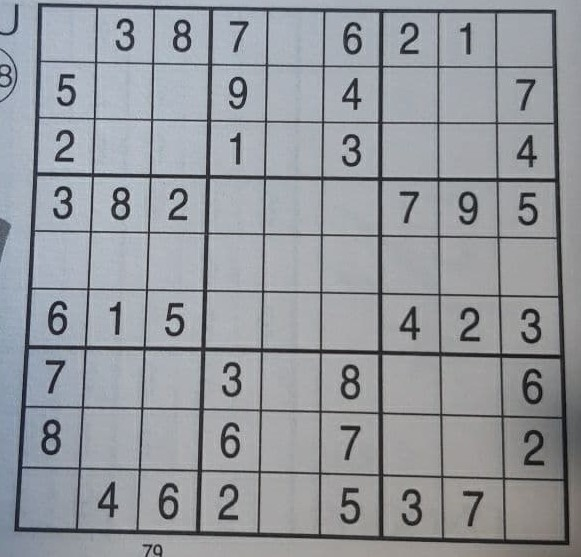
#> input picture Bilder/sodoku1.jpg, 581 x 557 px, found by its file name
$ jupyter execute sodoku_main.ipynb
#> lines starting #> are read from the running program, lines starting #| are printed output that depends on the picture; after the words box and inside, x2 and y2 are one past the last pixel; in counts of white or black regions, pixels touching at a corner belong together
[cell 1]
# Includes + Setup

import numpy as np
import cv2
from matplotlib import pyplot as plt

[cell 2]
def plot(bild):
    cv2.imshow('debugging',bild)
    cv2.waitKey(0)
    cv2.destroyAllWindows()

[cell 3]
#Bild einlesen und ausgeben lassen

Bild_orig = cv2.imread('Bilder\sodoku1.jpg',-1)
#> Bild_orig is the input picture: shape (557, 581, 3); mean B, G, R 157.4, 152.2, 148.7
Bild_Grau = cv2.imread('Bilder\sodoku1.jpg',0)
(tresh, Bild_bin) = cv2.threshold(Bild_Grau, 100, 200, cv2.THRESH_BINARY)
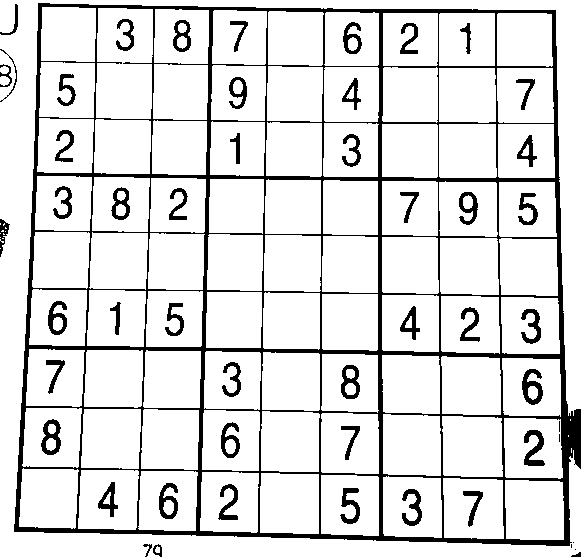
#> Bild_bin: shape (557, 581); values 0 (black) and 200 (white), 87.6% white; 53 black regions (5 under 20 px), largest, box (x1, y1, x2, y2) and area: (14, 3, 581, 546) 28785, (522, 369, 543, 405) 404, (524, 430, 545, 466) 393
# [7 lines of commented-out code are left out]

hoehe, breite = Bild_Grau.shape[:2]

[cell 4]
Bild_neu = cv2.erode(Bild_bin, cv2.getStructuringElement(cv2.MORPH_RECT, (3,3), (1,1)))
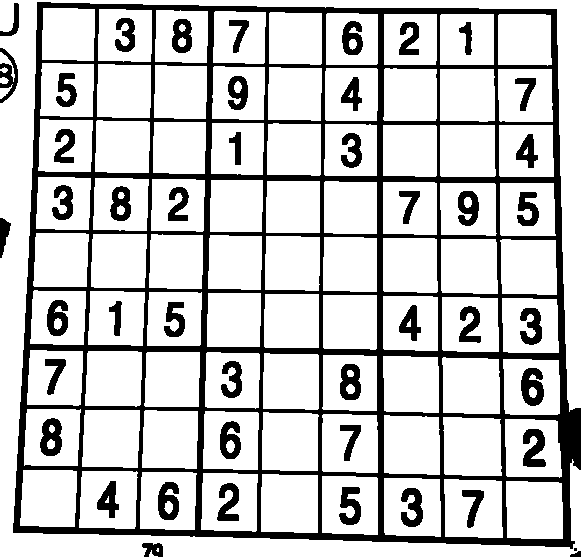
#> Bild_neu: shape (557, 581); values 0 (black) and 200 (white), 78.9% white; 47 black regions (1 under 20 px), largest, box (x1, y1, x2, y2) and area: (13, 2, 581, 549) 49443, (521, 368, 544, 406) 610, (523, 429, 546, 467) 587
plot(Bild_neu)
Bild_neu = cv2.erode(Bild_neu, cv2.getStructuringElement(cv2.MORPH_RECT, (3,3), (1,1)))
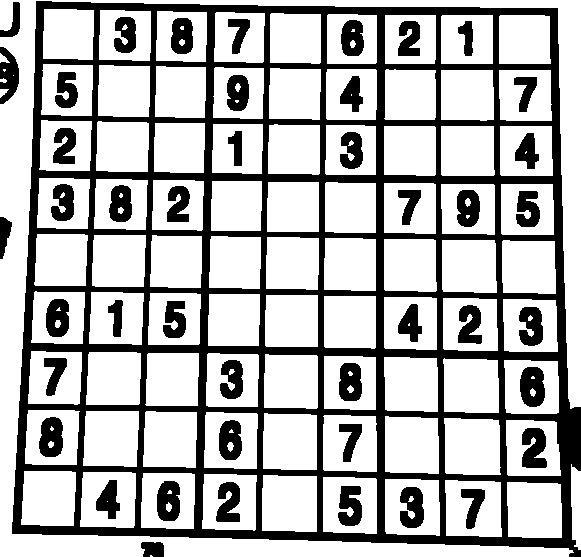
#> Bild_neu: shape (557, 581); values 0 (black) and 200 (white), 70.6% white; 45 black regions, largest, box (x1, y1, x2, y2) and area: (12, 1, 581, 557) 69293, (520, 367, 545, 407) 804, (522, 428, 547, 468) 785
plot(Bild_neu)
Bild_neu = cv2.dilate(Bild_neu, cv2.getStructuringElement(cv2.MORPH_RECT, (3,3), (1,1)))
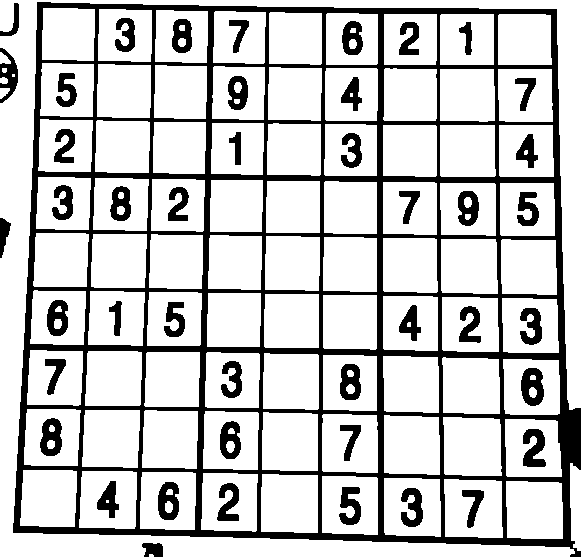
#> Bild_neu: shape (557, 581); values 0 (black) and 200 (white), 78.8% white; 45 black regions, largest, box (x1, y1, x2, y2) and area: (13, 2, 581, 557) 49557, (521, 368, 544, 406) 622, (523, 429, 546, 467) 591
plot(Bild_neu)
Bild_neu = cv2.dilate(Bild_neu, cv2.getStructuringElement(cv2.MORPH_RECT, (3,3), (1,1)))
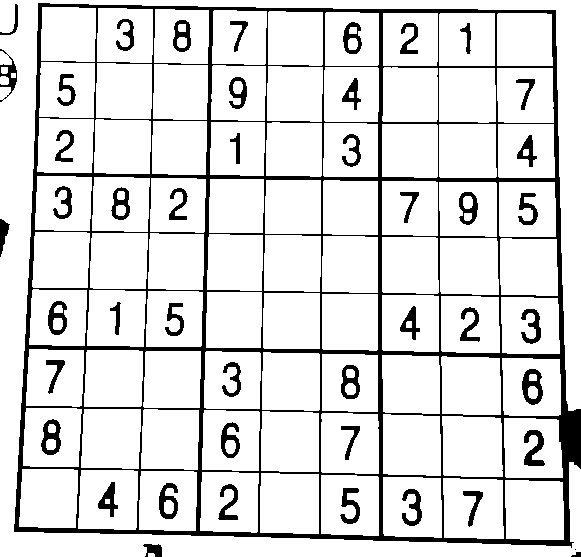
#> Bild_neu: shape (557, 581); values 0 (black) and 200 (white), 87.3% white; 47 black regions (1 under 20 px), largest, box (x1, y1, x2, y2) and area: (14, 3, 581, 548) 29139, (522, 369, 543, 405) 432, (524, 430, 545, 466) 405
plot(Bild_neu)

[cell 5]
plot(Bild_neu)

[cell 6]
# Canny Detektor

kanten_filter = cv2.Canny(Bild_neu, 90, 200)
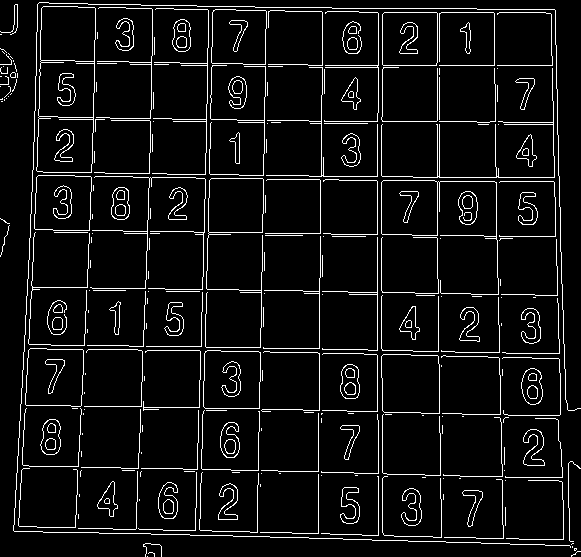
#> kanten_filter: shape (557, 581); 6.7% white in thin lines or dots
plot(kanten_filter)

[cell 7]
# # Hough Trafo
Bild = np.array(Bild_orig)
print(np.min(Bild), np.max(Bild))
#| 6 227
linien = cv2.HoughLinesP(kanten_filter,5,np.pi/180,180,minLineLength=0,maxLineGap=200)
#> linien = 87 rows, first 6: [24, 347, 564, 357], [200, 535, 203, 381], [138, 533, 157, 5], [23, 531, 41, 2], [14, 12, 555, 12], [15, 65, 556, 65]

for linie in linien:
    x1,y1,x2,y2 = linie[0]
    cv2.line(Bild,(x1,y1),(x2,y2),(0,255,0),)
#> this loop made 87 passes
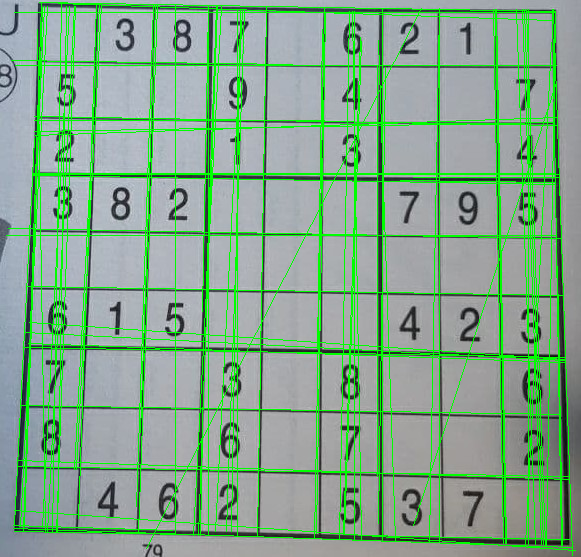
#> Bild: shape (557, 581, 3); 11.84% of pixels changed, all inside (x1, y1, x2, y2) = (6, 2, 576, 556)

plot(Bild)

$ run again, with Bilder/sodoku2.jpg copied over Bilder/sodoku1.jpg
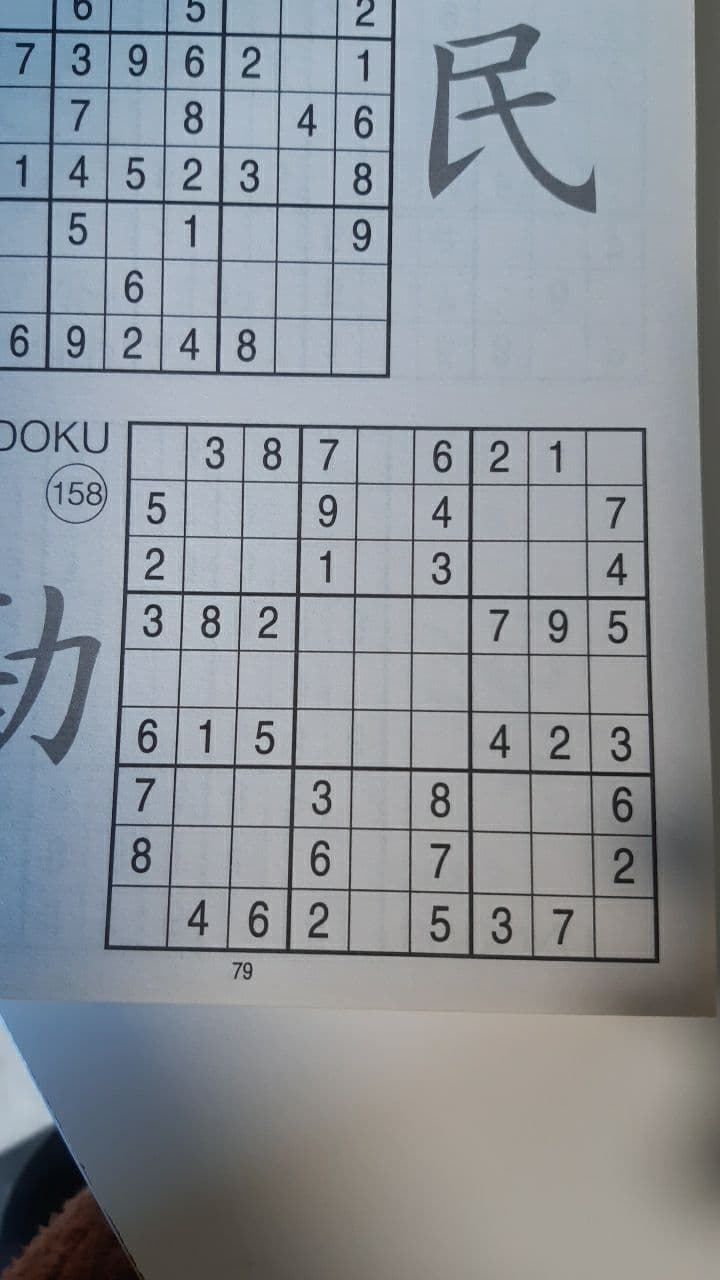
#> input picture Bilder/sodoku2.jpg, 720 x 1280 px, found by its file name
#> Bild_orig is the input picture: shape (1280, 720, 3); mean B, G, R 153.4, 146.8, 140.6
#> `(tresh, Bild_bin) = cv2.threshold(Bild_Grau, 100, 200, cv2.THRESH_BINA..`:
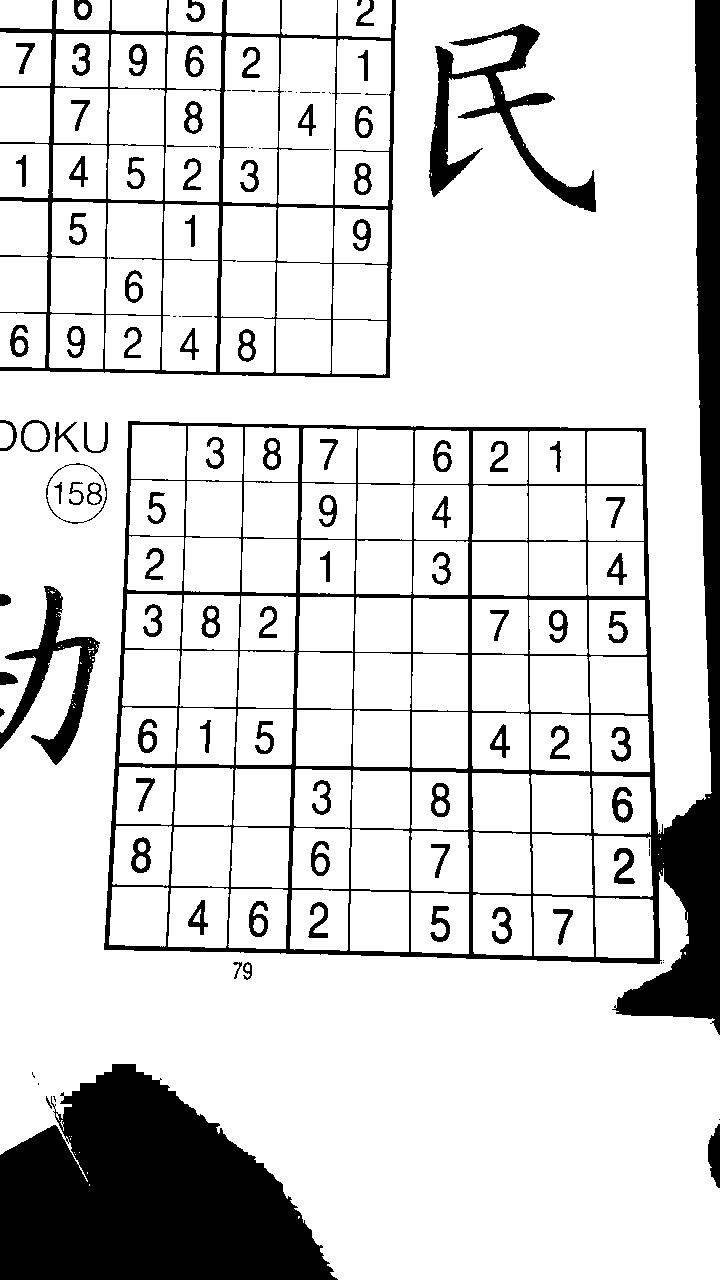
#> Bild_bin: shape (1280, 720); values 0 (black) and 200 (white), 83.8% white; 125 black regions (32 under 20 px), largest, box (x1, y1, x2, y2) and area: (104, 0, 720, 1035) 55227, (0, 1064, 338, 1280) 49315, (0, 0, 396, 378) 12829
#> kanten_filter: shape (1280, 720); 4.2% white in thin lines or dots
#| 0 239
#> linien = 195 rows, first 6: [347, 954, 363, 12], [164, 1084, 202, 3], [219, 1126, 257, 33], [441, 429, 699, 433], [471, 958, 471, 426], [39, 644, 706, 656]
#> the loop `for linie in linien:` made 195 passes
#> after the loop `for linie in linien:`:
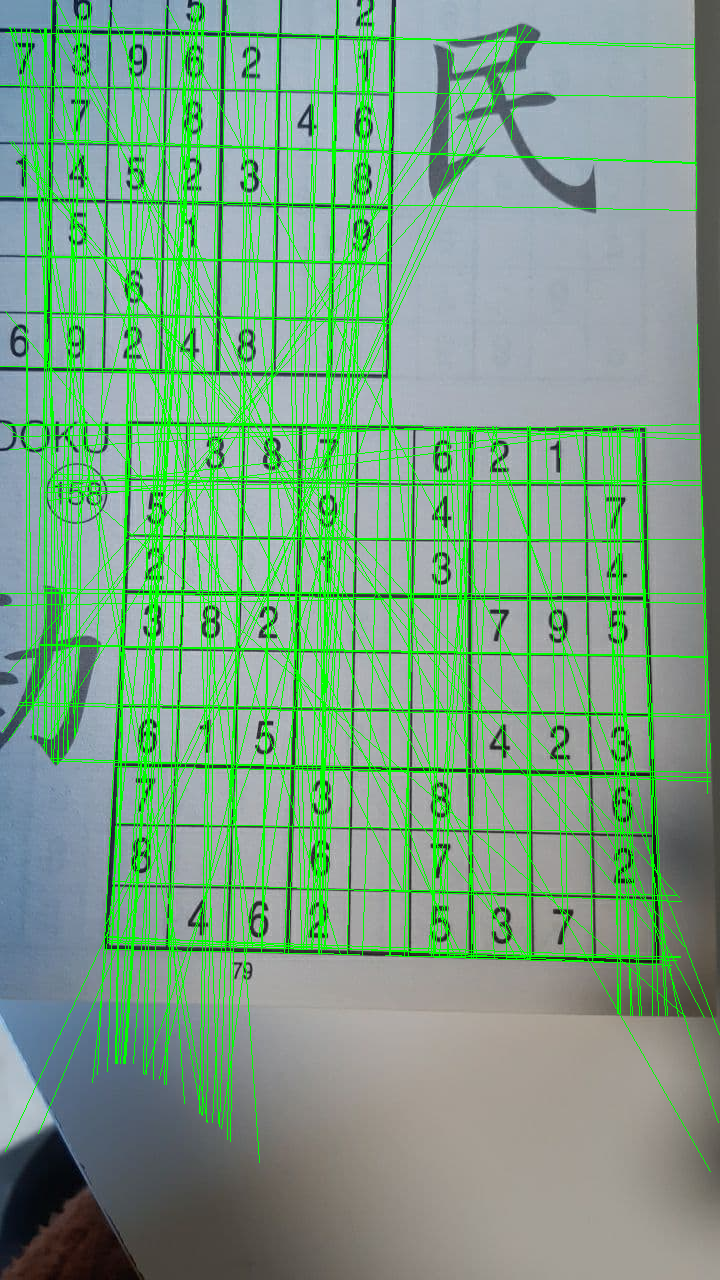
#> Bild: shape (1280, 720, 3); 12.81% of pixels changed, all inside (x1, y1, x2, y2) = (0, 0, 720, 1172)

$ run again, with Bilder/sodoku3.jpg copied over Bilder/sodoku1.jpg
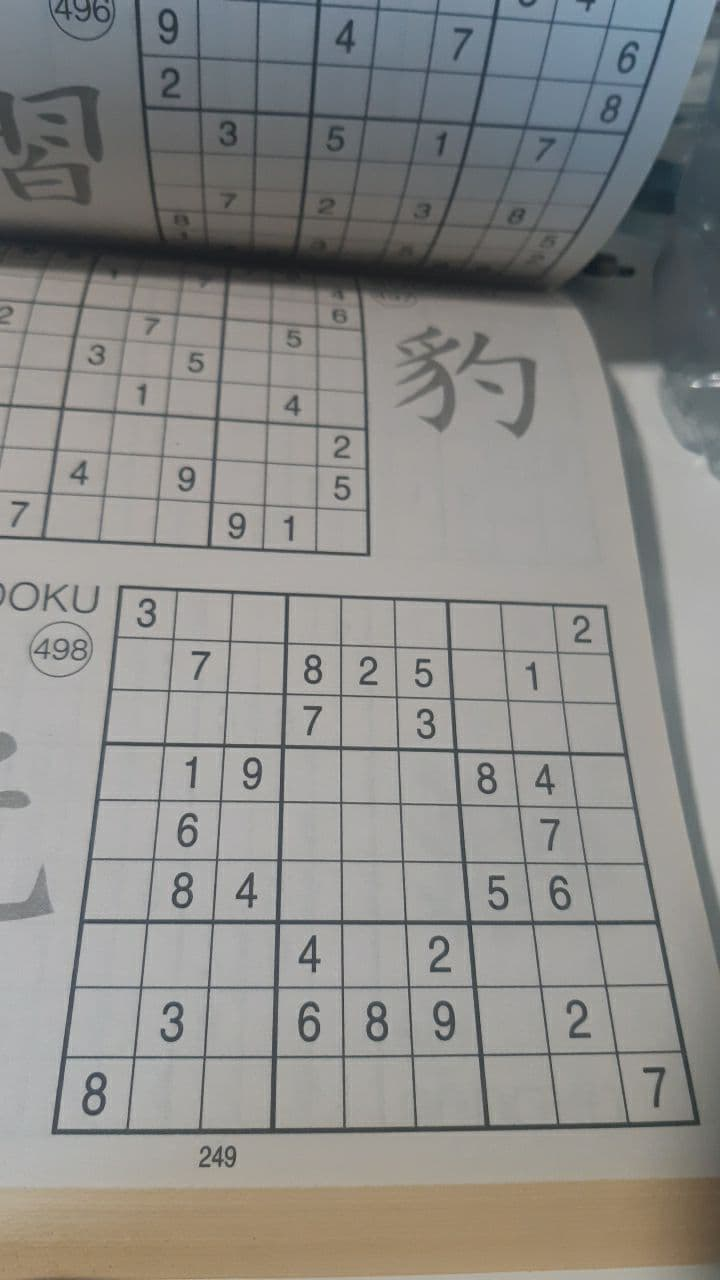
#> input picture Bilder/sodoku3.jpg, 720 x 1280 px, found by its file name
#> Bild_orig is the input picture: shape (1280, 720, 3); mean B, G, R 136.4, 139.3, 139.9
#> `(tresh, Bild_bin) = cv2.threshold(Bild_Grau, 100, 200, cv2.THRESH_BINA..`:
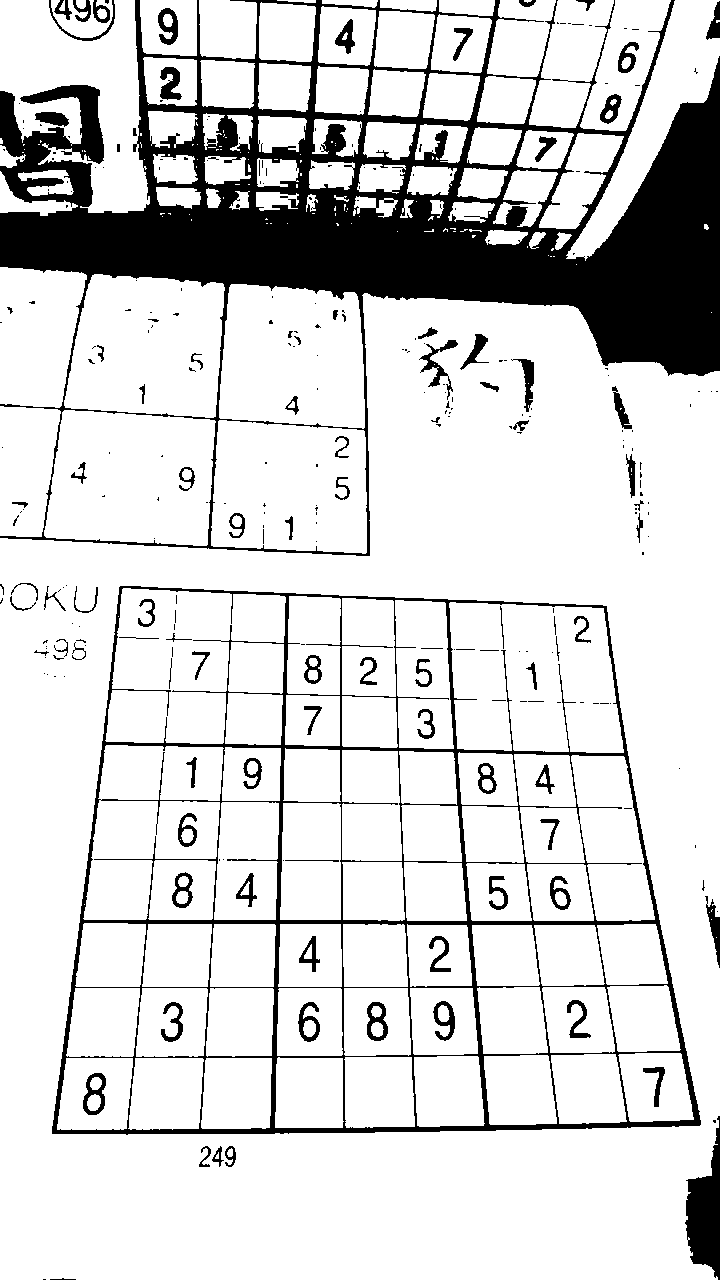
#> Bild_bin: shape (1280, 720); values 0 (black) and 200 (white), 83.7% white; 293 black regions (198 under 20 px), largest, box (x1, y1, x2, y2) and area: (0, 0, 720, 556) 104674, (52, 586, 701, 1135) 25269, (685, 1116, 720, 1280) 3209
#> kanten_filter: shape (1280, 720); 4.2% white in thin lines or dots
#| 12 215
#> linien = 217 rows, first 6: [197, 1133, 276, 3], [87, 860, 647, 860], [44, 1278, 177, 19], [166, 1133, 245, 1], [123, 1133, 242, 0], [464, 13, 621, 1127]
#> the loop `for linie in linien:` made 217 passes
#> after the loop `for linie in linien:`:
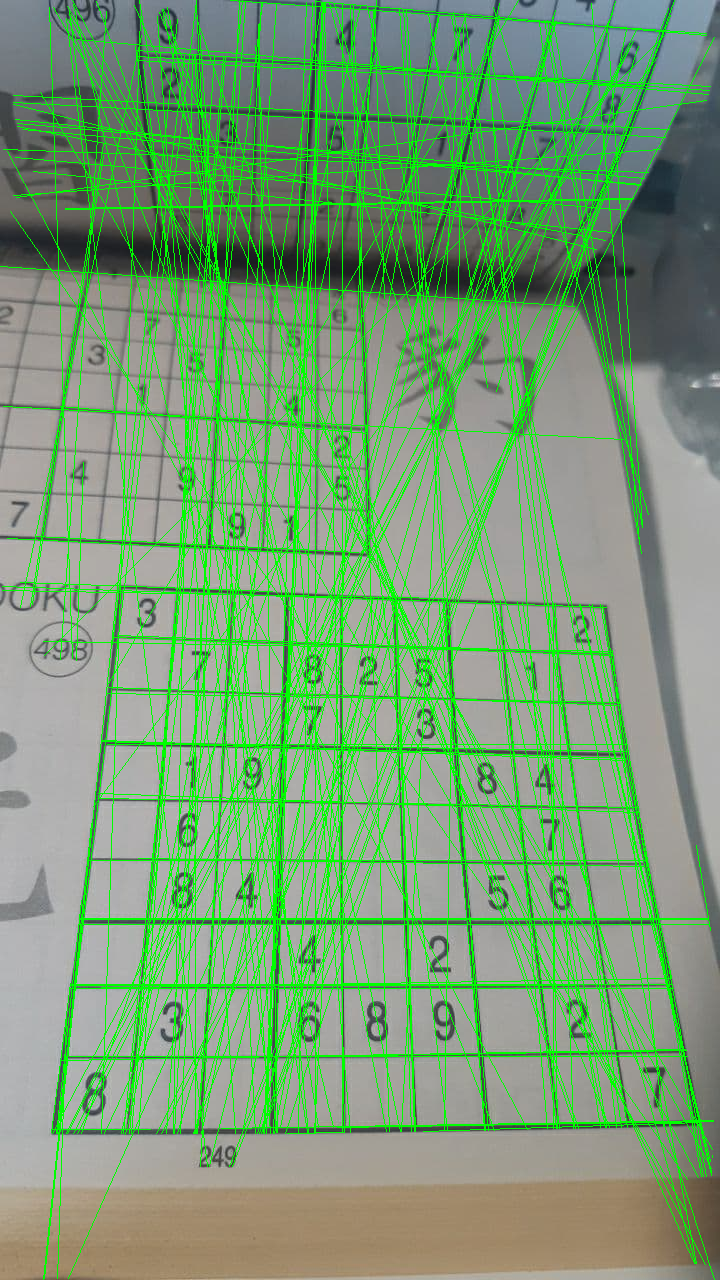
#> Bild: shape (1280, 720, 3); 15% of pixels changed, all inside (x1, y1, x2, y2) = (0, 0, 715, 1280)
